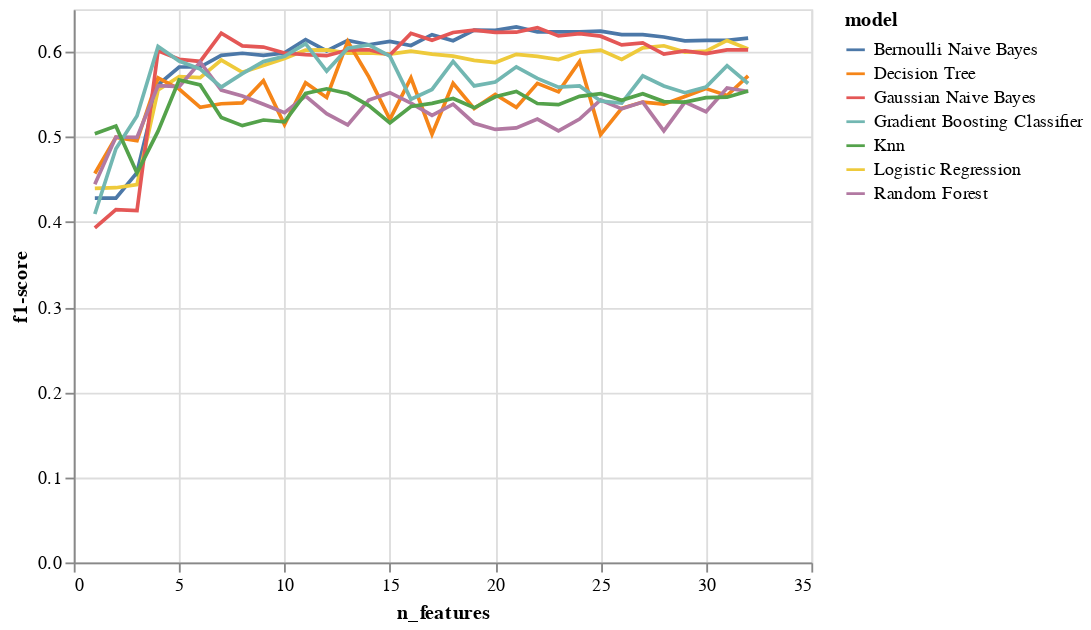

Here is the notebook cell this chart was saved with:
### Code cell
alt.Chart(model_perf_nfeatures_smote).mark_line().encode(
    x='n_features:Q',
    y='f1-score:Q',
    color='model:N',
)

### Figure 1 — Vega-Lite specification as saved in the notebook (floating-point values rounded to 4 significant figures; data arrays with more than 128 entries replaced by an {"elided": "..."} marker saying what was removed)
{"config": {"view": {"continuousWidth": 400, "continuousHeight": 300}}, "data": {"name": "data-09c74b280f2e23a893de4633f6a08669"}, "mark": "line", "encoding": {"color": {"field": "model", "type": "nominal"}, "x": {"field": "n_features", "type": "quantitative"}, "y": {"field": "f1-score", "type": "quantitative"}}, "$schema": "https://vega.github.io/schema/vega-lite/v4.17.0.json", "datasets": {"data-09c74b280f2e23a893de4633f6a08669": {"elided": "224 records"}}}
